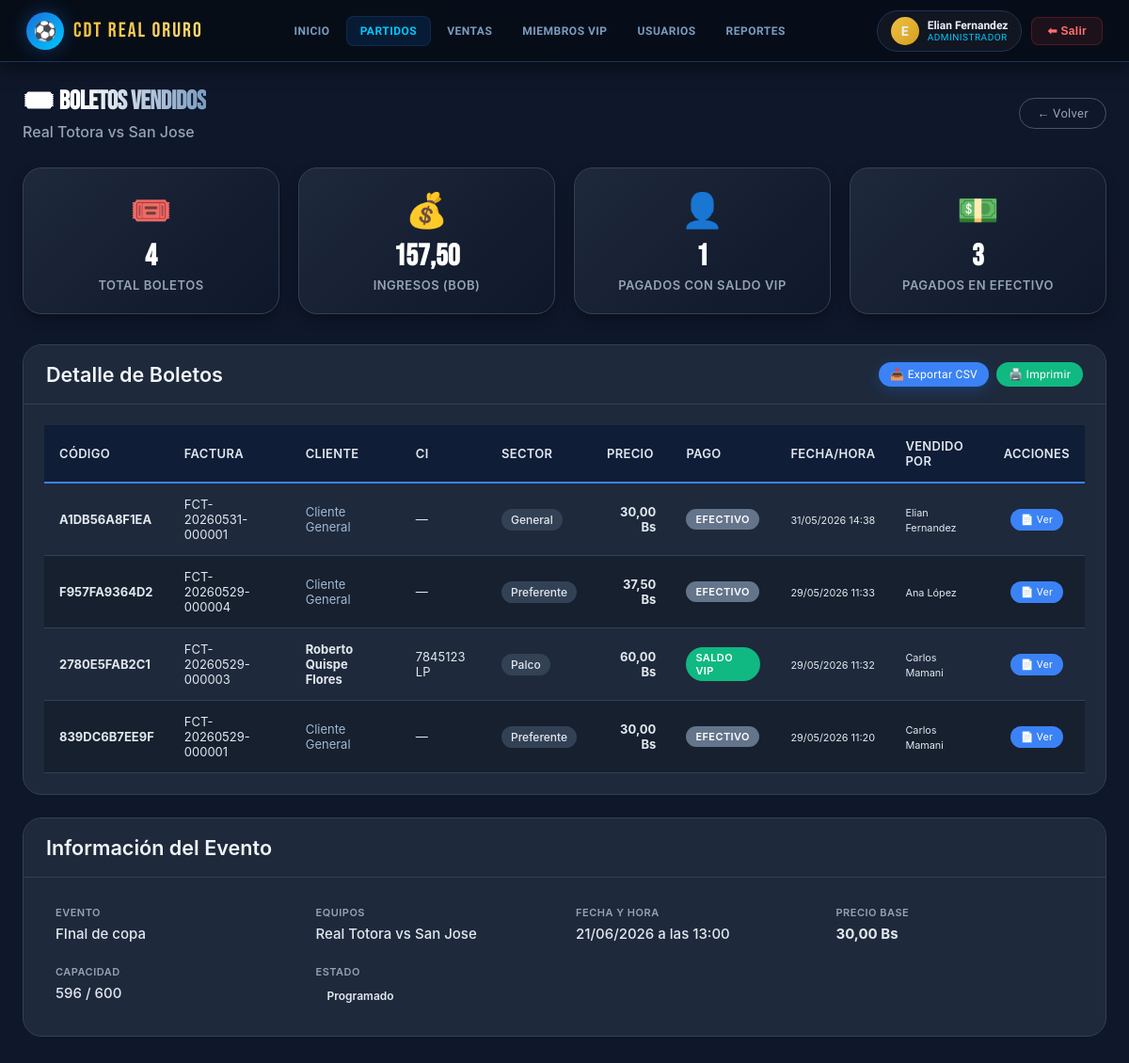
Page /partidos/4/boletos/ (signed in) on the earlier database version.
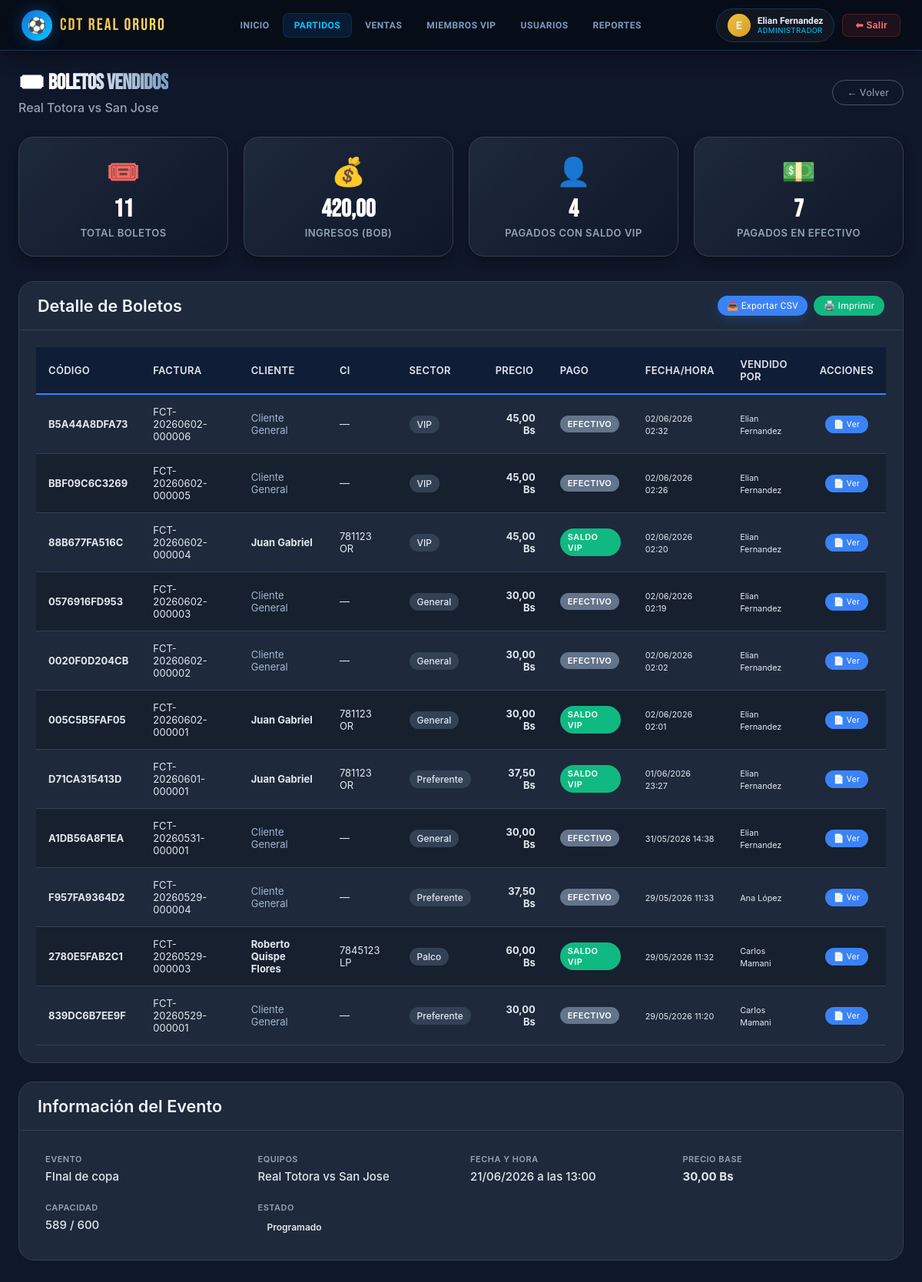
Same page on the later database version.
### champinones/models.py (models this page shows, shortened)
class Boleto(models.Model):
    class SectorAsiento(models.TextChoices):
        GENERAL   = 'GENERAL',   _('General')
        PREFERENTE = 'PREFERENTE', _('Preferente')
        VIP       = 'VIP',       _('VIP')
        PALCO     = 'PALCO',     _('Palco')
    evento = models.ForeignKey(
        Evento,
        on_delete=models.PROTECT,
        related_name='boletos',
        verbose_name=_('Evento'),
    )
    miembro_vip = models.ForeignKey(
        MiembroVIP,
        on_delete=models.SET_NULL,
        null=True, blank=True,
        related_name='boletos',
        verbose_name=_('Miembro VIP'),
    )
    vendido_por = models.ForeignKey(
        Usuario,
        on_delete=models.SET_NULL,
        null=True, blank=True,
        related_name='boletos_vendidos',
        verbose_name=_('Vendido por'),
    )
    sector = models.CharField(
        max_length=12,
        choices=SectorAsiento.choices,
        default=SectorAsiento.GENERAL,
        verbose_name=_('Sector'),
    )
    precio_pagado = models.DecimalField(
        max_digits=8,
        decimal_places=2,
        validators=[MinValueValidator(0)],
        verbose_name=_('Precio Pagado (BOB)'),
    )
    codigo = models.CharField(
        max_length=12,
        unique=True,
        default=generar_codigo_boleto,
        editable=False,
        verbose_name=_('Código Único'),
    )
    numero_factura = models.CharField(
        max_length=20,
        unique=True,
        editable=False,
        verbose_name=_('Número de Factura'),
        help_text=_('Generado automáticamente'),
        blank=True,
        null=True,
    )
    subtotal = models.DecimalField(
        max_digits=8,
        decimal_places=2,
        default=0.00,
        validators=[MinValueValidator(0)],
        verbose_name=_('Subtotal (BOB)'),
    )
    impuesto_iva = models.DecimalField(
        max_digits=8,
        decimal_places=2,
        default=0.00,
        validators=[MinValueValidator(0)],
        verbose_name=_('IVA 13% (BOB)'),
    )
    descuento = models.DecimalField(
        max_digits=8,
        decimal_places=2,
        default=0.00,
        validators=[MinValueValidator(0)],
        verbose_name=_('Descuento (BOB)'),
    )
    total_factura = models.DecimalField(
        max_digits=8,
        decimal_places=2,
        editable=False,
        verbose_name=_('Total Factura (BOB)'),
        default=0.00,
    )
    fecha_compra = models.DateTimeField(
        default=timezone.now,
        verbose_name=_('Fecha de Compra'),
    )
    pago_con_saldo_vip = models.BooleanField(
        default=False,
        verbose_name=_('Pagado con Saldo VIP'),
    )
    metodo_pago = models.CharField(
        max_length=20,
        choices=[
            ('EFECTIVO', _('Efectivo')),
            ('TARJETA', _('Tarjeta')),
            ('SALDO_VIP', _('Saldo VIP')),
            ('OTRO', _('Otro')),
        ],
        default='EFECTIVO',
        verbose_name=_('Método de Pago'),
    )
    referencia_pago = models.CharField(
        max_length=50,
        blank=True,
        verbose_name=_('Referencia de Pago (transacción, talón, etc.)'),
    )
    observaciones = models.TextField(
        blank=True,
        verbose_name=_('Observaciones'),
    )
    class Meta:
        verbose_name        = _('Boleto')
        verbose_name_plural = _('Boletos')
        ordering            = ['-fecha_compra']

class Usuario(AbstractUser):
    rol = models.CharField(
        max_length=10,
        choices=RolUsuario.choices,
        default=RolUsuario.PERSONAL,
        verbose_name=_('Rol'),
    )
    class Meta:
        verbose_name        = _('Usuario')
        verbose_name_plural = _('Usuarios')
        ordering            = ['username']
    @property
    def es_admin(self):
        return self.rol == RolUsuario.ADMIN or self.is_superuser

class MiembroVIP(models.Model):
    usuario = models.OneToOneField(
        Usuario,
        on_delete=models.SET_NULL,
        null=True, blank=True,
        related_name='miembro_vip',
        verbose_name=_('Cuenta de usuario'),
    )
    ci = models.CharField(
        max_length=8,
        validators=[validate_ci],
        verbose_name=_('Cédula de Identidad'),
    )
    complemento = models.CharField(
        max_length=2,
        blank=True,
        validators=[validate_complemento],
        verbose_name=_('Complemento CI'),
        help_text=_('Solo si existe duplicidad (ej: 1A, 3C).'),
    )
    extension = models.CharField(
        max_length=2,
        choices=DepartamentoExtension.choices,
        verbose_name=_('Extensión (Departamento)'),
    )
    nombre_completo = models.CharField(
        max_length=150,
        verbose_name=_('Nombre Completo'),
    )
    correo = models.EmailField(
        unique=True,
        verbose_name=_('Correo Electrónico'),
    )
    celular = models.CharField(
        max_length=8,
        validators=[validate_celular],
        verbose_name=_('Celular'),
    )
    saldo = models.DecimalField(
        max_digits=10,
        decimal_places=2,
        default=0.00,
        validators=[MinValueValidator(0)],
        verbose_name=_('Saldo (BOB)'),
    )
    estado = models.CharField(
        max_length=12,
        choices=EstadoMiembro.choices,
        default=EstadoMiembro.ACTIVO,
        verbose_name=_('Estado'),
    )
    fecha_registro = models.DateTimeField(
        default=timezone.now,
        verbose_name=_('Fecha de Registro'),
    )
    class Meta:
        verbose_name        = _('Miembro VIP')
        verbose_name_plural = _('Miembros VIP')
        ordering            = ['-fecha_registro']
        constraints = [
            models.UniqueConstraint(
                fields=['ci', 'complemento', 'extension'],
                name='unique_ci_complemento_extension',
            )
        ]
    @property
    def ci_completo(self):
        comp = f'-{self.complemento}' if self.complemento else ''
        return f'{self.ci}{comp} {self.extension}'

class Evento(models.Model):
    class EstadoEvento(models.TextChoices):
        PROGRAMADO = 'PROGRAMADO', _('Programado')
        EN_CURSO   = 'EN_CURSO',   _('En Curso')
        FINALIZADO = 'FINALIZADO', _('Finalizado')
        CANCELADO  = 'CANCELADO',  _('Cancelado')
    nombre = models.CharField(
        max_length=200,
        verbose_name=_('Nombre del Evento'),
    )
    equipo_local = models.CharField(
        max_length=100,
        verbose_name=_('Equipo Local'),
    )
    equipo_visitante = models.CharField(
        max_length=100,
        verbose_name=_('Equipo Visitante'),
    )
    fecha = models.DateField(
        verbose_name=_('Fecha'),
    )
    hora = models.TimeField(
        verbose_name=_('Hora'),
    )
    precio_base = models.DecimalField(
        max_digits=8,
        decimal_places=2,
        validators=[MinValueValidator(0)],
        verbose_name=_('Precio Base (BOB)'),
    )
    capacidad_total = models.PositiveIntegerField(
        verbose_name=_('Capacidad Total'),
    )
    capacidad_disponible = models.PositiveIntegerField(
        verbose_name=_('Capacidad Disponible'),
    )
    estado = models.CharField(
        max_length=12,
        choices=EstadoEvento.choices,
        default=EstadoEvento.PROGRAMADO,
        verbose_name=_('Estado'),
    )
    descripcion = models.TextField(
        blank=True,
        verbose_name=_('Descripción'),
    )
    creado_por = models.ForeignKey(
        Usuario,
        on_delete=models.SET_NULL,
        null=True, blank=True,
        related_name='eventos_creados',
        verbose_name=_('Creado por'),
    )
    fecha_creacion = models.DateTimeField(auto_now_add=True)
    class Meta:
        verbose_name        = _('Evento')
        verbose_name_plural = _('Eventos')
        ordering            = ['fecha', 'hora']
    def __str__(self):
        return f'{self.equipo_local} vs {self.equipo_visitante} — {self.fecha}'
    SECTOR_MULTIPLIERS = {
        'GENERAL': Decimal('1.00'),
        'PREFERENTE': Decimal('1.25'),
        'VIP': Decimal('1.50'),
        'PALCO': Decimal('2.00'),
    }

### champinones/views.py (the view, shortened to what this page needs)
# urls.py: path('partidos/<int:pk>/boletos/',   views.evento_boletos_lista,      name='evento_boletos_lista'),
@login_required
@user_passes_test(es_personal_o_admin)
def evento_boletos_lista(request, pk):
    evento = get_object_or_404(Evento, pk=pk)
    boletos = Boleto.objects.filter(evento=evento).select_related(
        'miembro_vip', 'vendido_por'
    ).order_by('-fecha_compra')
    stats = {
        'total_boletos': boletos.count(),
        'total_ingresos': boletos.aggregate(Sum('precio_pagado'))['precio_pagado__sum'] or Decimal('0'),
        'boletos_vip': boletos.filter(pago_con_saldo_vip=True).count(),
        'boletos_efectivo': boletos.filter(pago_con_saldo_vip=False).count(),
    }
    formato = request.GET.get('formato', 'html')
    context = {
        'evento': evento,
        'boletos': boletos,
        'stats': stats,
    }
    return render(request, 'portal/evento_boletos.html', context)

### champinones/views.py (called while the page is built)
def es_personal_o_admin(user):
    return user.is_authenticated and user.rol in (RolUsuario.ADMIN, RolUsuario.PERSONAL)

### champinones/templates/portal/evento_boletos.html (shortened to what the changed rows need)
{% extends "portal/base_portal.html" %}
{% block content %}
<div class="page">
  <div class="page-header">
    <div>
      <div class="page-title">🎟️ Boletos vendidos</div>
      <div class="page-sub">{{ evento.equipo_local }} vs {{ evento.equipo_visitante }}</div>
    </div>
  </div>
  <div class="stats-grid">
    <div class="stat-card">
      <div class="stat-icon">🎟️</div>
      <div class="stat-value">{{ stats.total_boletos }}</div>
      <div class="stat-label">Total Boletos</div>
    </div>
    <div class="stat-card">
      <div class="stat-icon">💰</div>
      <div class="stat-value">{{ stats.total_ingresos|floatformat:2 }}</div>
      <div class="stat-label">Ingresos (BOB)</div>
    </div>
    <div class="stat-card">
      <div class="stat-icon">👤</div>
      <div class="stat-value">{{ stats.boletos_vip }}</div>
      <div class="stat-label">Pagados con Saldo VIP</div>
    </div>
    <div class="stat-card">
      <div class="stat-icon">💵</div>
      <div class="stat-value">{{ stats.boletos_efectivo }}</div>
      <div class="stat-label">Pagados en Efectivo</div>
    </div>
  </div>
  <div class="card">
    <div class="card-body" style="overflow-x:auto;">
      {% if boletos %}
      <table class="boletos-table">
        <thead>
          <tr>
            <th>Código</th>
            <th>Factura</th>
            <th>Cliente</th>
            <th>CI</th>
            <th>Sector</th>
            <th>Precio</th>
            <th>Pago</th>
            <th>Fecha/Hora</th>
            <th>Vendido por</th>
            <th>Acciones</th>
          </tr>
        </thead>
        <tbody>
          {% for boleto in boletos %}
          <tr>
            <td><strong>{{ boleto.codigo }}</strong></td>
            <td>{{ boleto.numero_factura|default:"—" }}</td>
            <td>
              {% if boleto.miembro_vip %}
                <strong>{{ boleto.miembro_vip.nombre_completo }}</strong>
              {% else %}
                <span style="color:#a0b8d4;">Cliente General</span>
              {% endif %}
            </td>
            <td>
              {% if boleto.miembro_vip %}
                {{ boleto.miembro_vip.ci_completo }}
              {% else %}
                —
              {% endif %}
            </td>
            <td>
              <span class="sector-badge">{{ boleto.get_sector_display }}</span>
            </td>
            <td style="text-align:right;"><strong>{{ boleto.precio_pagado }} Bs</strong></td>
            <td>
              {% if boleto.pago_con_saldo_vip %}
                <span class="badge badge-vip">Saldo VIP</span>
              {% else %}
                <span class="badge badge-efectivo">{{ boleto.get_metodo_pago_display }}</span>
              {% endif %}
            </td>
            <td>
              <small>{{ boleto.fecha_compra|date:"d/m/Y H:i" }}</small>
            </td>
            <td>
              <small>{{ boleto.vendido_por.get_full_name|default:"Sistema" }}</small>
            </td>
            <td style="text-align:center;">
              <a href="{% url 'factura_ver' boleto.pk %}" class="btn btn-xs" title="Ver factura">
                📄 Ver
              </a>
            </td>
          </tr>
          {% endfor %}
        </tbody>
      </table>
      {% else %}
      <div class="empty-state">
        <div class="empty-icon">🎟️</div>
        <p>No hay boletos vendidos para este evento.</p>
      </div>
      {% endif %}
    </div>
  </div>
  <div class="card" style="margin-top:20px;">
    <div class="card-body">
      <div class="evento-info-grid">
        <div>
          <div class="info-label">Evento</div>
          <div class="info-value">{{ evento.nombre }}</div>
        </div>
        <div>
          <div class="info-label">Equipos</div>
          <div class="info-value">{{ evento.equipo_local }} vs {{ evento.equipo_visitante }}</div>
        </div>
        <div>
          <div class="info-label">Fecha y Hora</div>
          <div class="info-value">{{ evento.fecha|date:"d/m/Y" }} a las {{ evento.hora|time:"H:i" }}</div>
        </div>
        <div>
          <div class="info-value"><strong>{{ evento.precio_base }} Bs</strong></div>
        </div>
        <div>
          <div class="info-label">Capacidad</div>
          <div class="info-value">{{ evento.capacidad_disponible }} / {{ evento.capacidad_total }}</div>
        </div>
        <div>
          <div class="info-value">
            <span class="estado-badge estado-{{ evento.estado|lower }}">
              {{ evento.get_estado_display }}
            </span>
          </div>
        </div>
      </div>
    </div>
  </div>
</div>
{% endblock %}

Differences in the rows shown:
changed Evento "Real Totora": capacidad_disponible "596" → "589"
added Boleto: codigo "B5A44A8DFA73", numero_factura "FCT-20260602-000006", shows "Cliente General", sector "VIP", precio_pagado "45,00", metodo_pago "EFECTIVO", fecha_compra "02/06/2026 02:32", vendido_por.get_full_name "Elian Fernandez"
added Boleto: codigo "BBF09C6C3269", numero_factura "FCT-20260602-000005", shows "Cliente General", sector "VIP", precio_pagado "45,00", metodo_pago "EFECTIVO", fecha_compra "02/06/2026 02:26", vendido_por.get_full_name "Elian Fernandez"
added Boleto: codigo "88B677FA516C", numero_factura "FCT-20260602-000004", miembro_vip.nombre_completo "Juan Gabriel", miembro_vip.ci_completo "781123 OR", sector "VIP", precio_pagado "45,00", pago_con_saldo_vip "SALDO VIP", fecha_compra "02/06/2026 02:20", vendido_por.get_full_name "Elian Fernandez"
added Boleto: codigo "0576916FD953", numero_factura "FCT-20260602-000003", shows "Cliente General", sector "General", precio_pagado "30,00", metodo_pago "EFECTIVO", fecha_compra "02/06/2026 02:19", vendido_por.get_full_name "Elian Fernandez"
added Boleto: codigo "0020F0D204CB", numero_factura "FCT-20260602-000002", shows "Cliente General", sector "General", precio_pagado "30,00", metodo_pago "EFECTIVO", fecha_compra "02/06/2026 02:02", vendido_por.get_full_name "Elian Fernandez"
added Boleto: codigo "005C5B5FAF05", numero_factura "FCT-20260602-000001", miembro_vip.nombre_completo "Juan Gabriel", miembro_vip.ci_completo "781123 OR", sector "General", precio_pagado "30,00", pago_con_saldo_vip "SALDO VIP", fecha_compra "02/06/2026 02:01", vendido_por.get_full_name "Elian Fernandez"
added Boleto: codigo "D71CA315413D", numero_factura "FCT-20260601-000001", miembro_vip.nombre_completo "Juan Gabriel", miembro_vip.ci_completo "781123 OR", sector "Preferente", precio_pagado "37,50", pago_con_saldo_vip "SALDO VIP", fecha_compra "01/06/2026 23:27", vendido_por.get_full_name "Elian Fernandez"
Other differences:
{{ stats.total_boletos }}: "4" → "11"
{{ stats.total_ingresos|floatformat:2 }}: "157,50" → "420,00"
{{ stats.boletos_vip }}: "1" → "4"
{{ stats.boletos_efectivo }}: "3" → "7"
